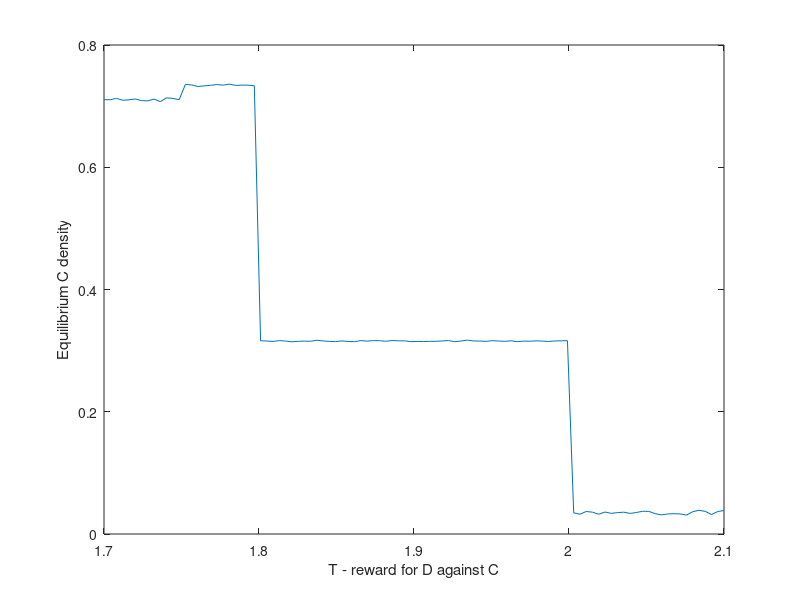
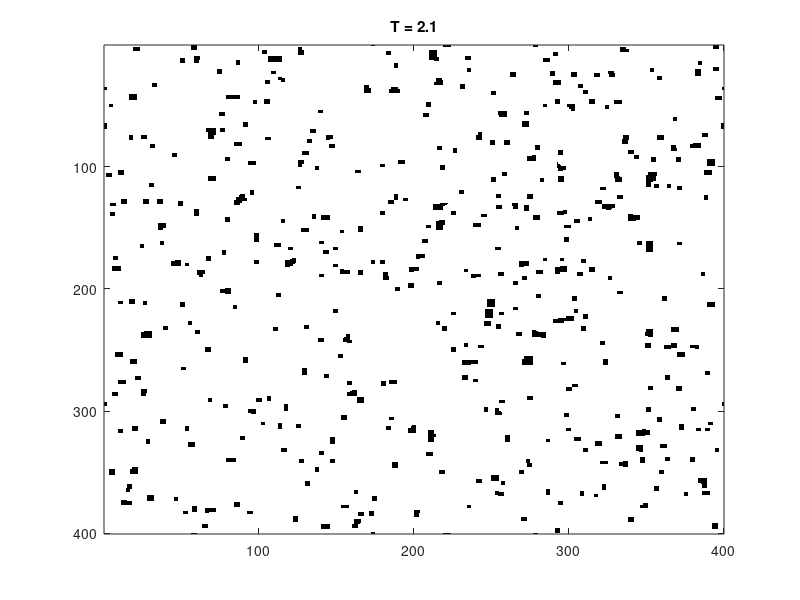

MATLAB code to generate these figures, in order:
load('data/pd_tvals=1,7-2,1_nvals=100_L=400_steps=300_p=0,1.mat')
%load('data/pd_tvals=1,0-1,7_nvals=100_L=400_steps=300_p=0,1.mat')
close all

Tvals = linspace(1.7, 2.1, 100);

%% Plot density 
final_dens = zeros(1, 100);
for k=1:100
    final_dens(k) = mean(data.dens_data(k, 250:301));
end

figure(1)
plot(Tvals, final_dens)
xlabel('T - reward for D against C')
ylabel('Equilibrium C density')

%% Plot cluster counts
deffector_clusters = zeros(1,100);
cooperator_clusters = zeros(1, 100);
for k=1:100
    grid = reshape(data.grid_data(k,:,:), [400 400]);
    [~, deffector_clusters(k)] = bwlabel(grid, 8);
    [~, cooperator_clusters(k)] = bwlabel(not(grid), 8);
end

figure(2)
plot(Tvals, deffector_clusters, Tvals, cooperator_clusters)
xlabel('T - reward for D against C')
ylabel('Number of clusters')
legend('Deffector','Cooperator')

%% Show grid
colormap([0,0,0;1,1,1])
for k=1:100
    grid = reshape(data.grid_data(k,:,:), [400 400]);
    imagesc(grid, [0 1])
    title(['T = ' num2str(Tvals(k))])
    drawnow
    pause(0.2)
end